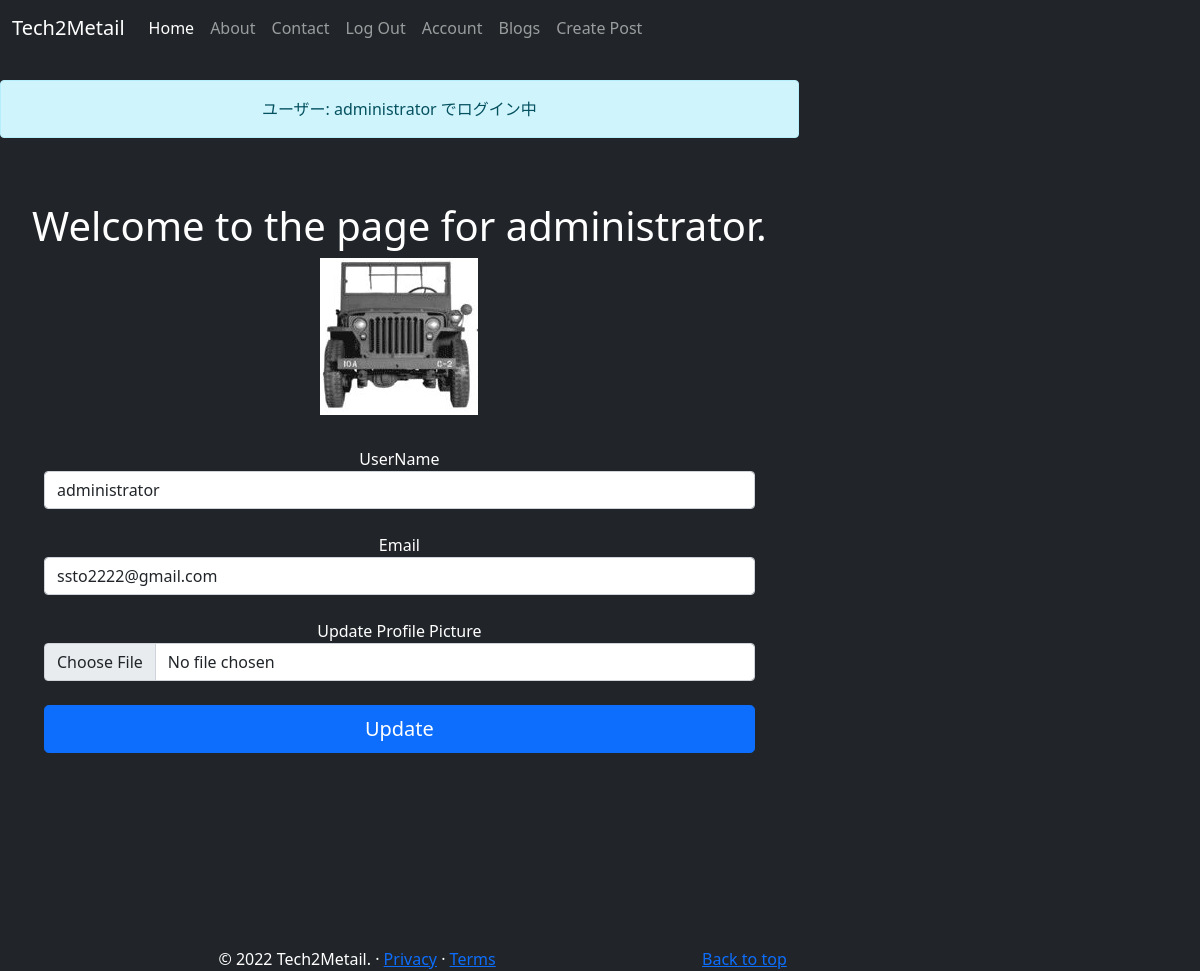
The app's page /account/administrator (signed in) with its own data.
### tech2metailblog/models.py (models this page shows, shortened)
class User(db.Model,UserMixin):
    __tablename__ = "users"
    id = db.Column(db.Integer,primary_key=True)
    profile_image = db.Column(db.String(20),nullable=False,default='default_profile.png')
    email = db.Column(db.String(64),unique=True,index=True)
    username = db.Column(db.String(64),unique=True,index=True)
    password_hash = db.Column(db.String(128))
    posts = db.relationship('BlogPost',backref='author',lazy=True)
    booksposts = db.relationship('BooksPost',backref='author',lazy=True)

### tech2metailblog/users/views.py (the view)
@users.route('/account/<username>', methods=['GET','POST'])
@login_required
def account(username):
    flash(f'ユーザー: {current_user.username} でログイン中')
    form = UpdateUserForm()
    if form.validate_on_submit():
        username = current_user.username
        if form.picture.data:
            flash(f'new_file: {form.picture.data}')
            pic = add_profile_pic(form.picture.data,username)
            current_user.profile_image = pic
        if form.username.data != username:
            current_user.username = form.username.data
        if form.email.data != current_user.email:
            current_user.email = form.email.data
        db.session.commit()
        flash('ユーザーアカウントを更新しました。')
        return redirect(url_for('users.account',username=username))
    elif request.method == 'GET':
        form.username.data = current_user.username
        form.email.data = current_user.email
    profile_image = url_for('static',filename='profile_pics/'+current_user.profile_image)
    return render_template('account.html', profile_image=profile_image, form=form)

### tech2metailblog/users/forms.py (shortened to what this page needs)
class UpdateUserForm(FlaskForm):
    email = StringField('Email',validators=[DataRequired(),Email()])
    username = StringField('UserName',validators=[DataRequired()])
    picture = FileField('Update Profile Picture', validators=[FileAllowed(['jpg','png','jpeg'])])
    submit = SubmitField('Update')

### tech2metailblog/models.py (called while the page is built)
@login_manager.user_loader
def load_user(user_id):
    return User.query.get(user_id)

### tech2metailblog/templates/account.html (shortened to what this page needs)
{%extends 'base.html'%}
{%block content%}
<body class="d-flex h-100 text-center text-white bg-dark">
    <div class="cover-container d-flex w-100 h-100 p-3 mx-auto flex-column">
        <main class="px-3">
        <div align="center">
            <h1>Welcome to the page for {{current_user.username}}.</h1>
            <img align="center" src="{{url_for('static',filename='profile_pics/' + current_user.profile_image)}}">
        </div>
        <div class="container">
            <form  method="POST" action="" enctype="multipart/form-data">
                <div class="form-group">
                    {{form.username.label(class="form-group")}}
                    {{form.username(class="form-control")}}<br>
                </div>
                <div class="form-group">
                    {{form.email.label(class="form-group")}}
                    {{form.email(class="form-control")}}<br>
                </div>
                <div class="form-group">
                    {{form.picture.label(class="form-group")}}
                    {{form.picture(class="form-control")}}
                </div>
                <br>
                <div class="form-group">
                    {{form.submit(class="w-100 btn btn-lg btn-primary")}}
                </div>
            </form>
        </div>
        </main>
    </div>
</body>
{%endblock%}

### tech2metailblog/static/style.css (style rules this page uses)
body { padding-top: 3rem; padding-bottom: 3rem; color: #5a5a5a; }
main { margin-top: 2rem; }
.container { margin-top: 2rem; }
.text-center { text-align: center; }

### records on screen
User: username "administrator", profile_image (placeholder picture), email "ssto2222@gmail.com"

### other values on screen
{{ messages }} "ユーザー: administrator でログイン中"
